Frame 1 (no input): blank canvas, image omitted
Frame 60 (the mouse pressed at the canvas centre just before this capture): blank canvas, image omitted
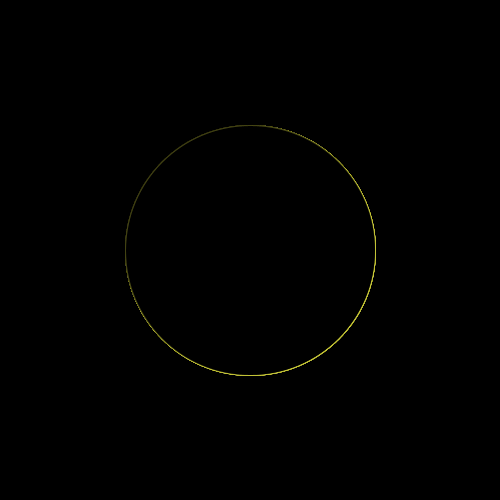
Frame 120 (the mouse held since frame 60 and released just before this capture)

The Processing sketch whose frames 1 and 60 were blank and that drew this single picture after the mouse press (run headless with seeded random() and noise(); from frame 60 on, the mouse is pressed at the canvas centre):

// Processing sketch: processing_2503
// ── processing_2503.pde

void setup(){
  size(500,500);
  background(0);
  smooth();
  stroke(200,200,60,40);
  fill(0,0,0,90);
  
  
};

void draw(){
 // ellipse(mouseX,mouseY,60,60);
  ellipse(250,250,mouseX,mouseY);
  
  
};
